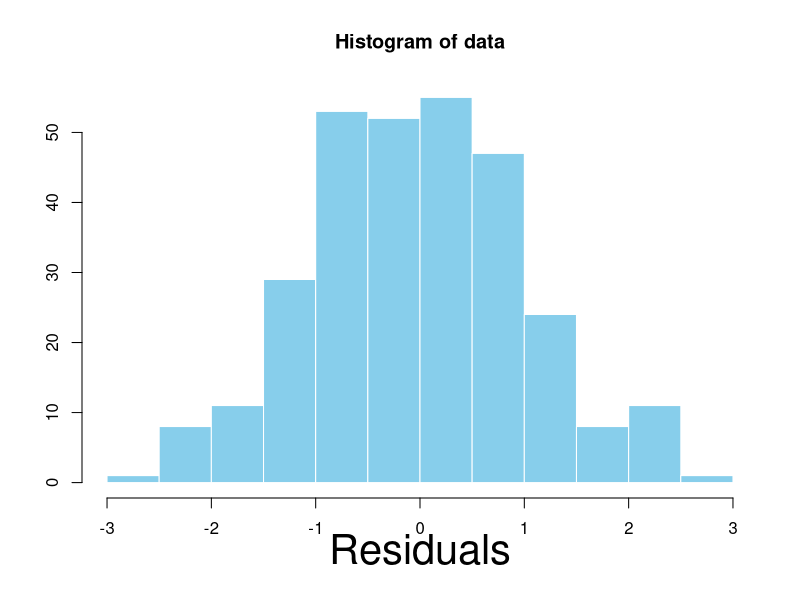
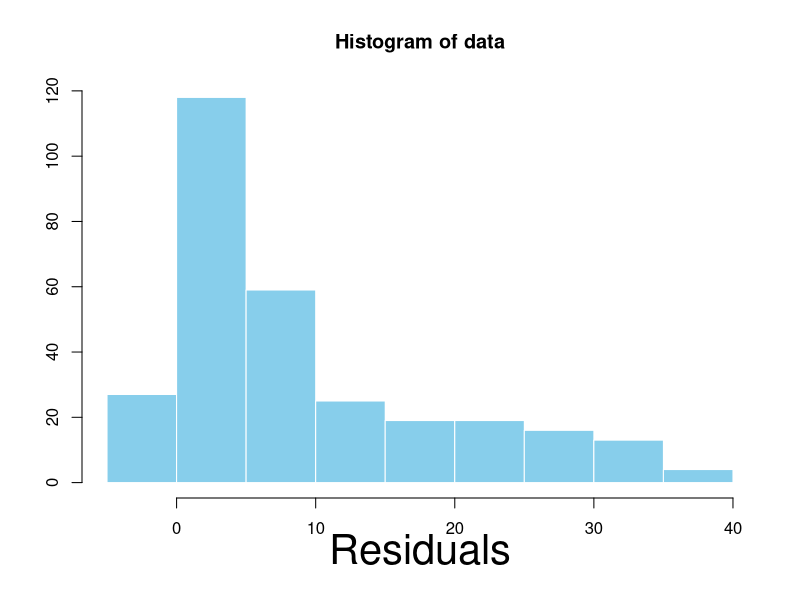
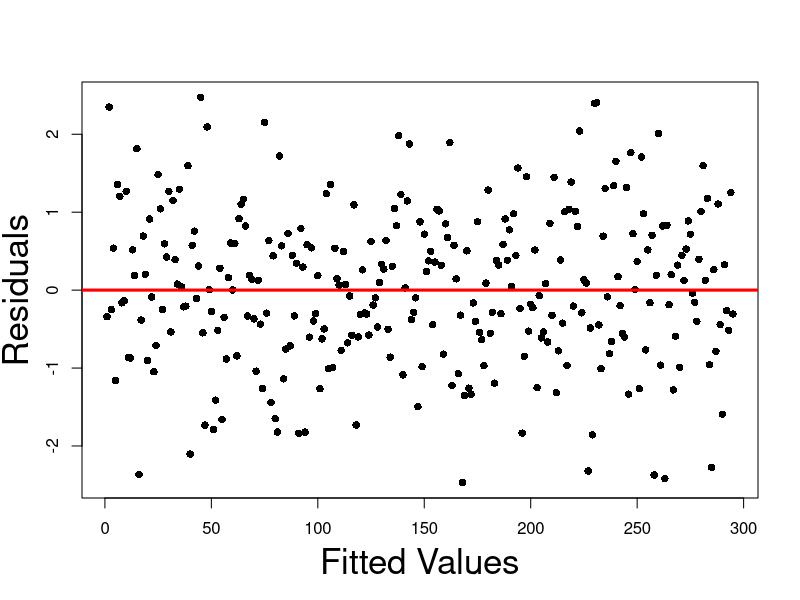
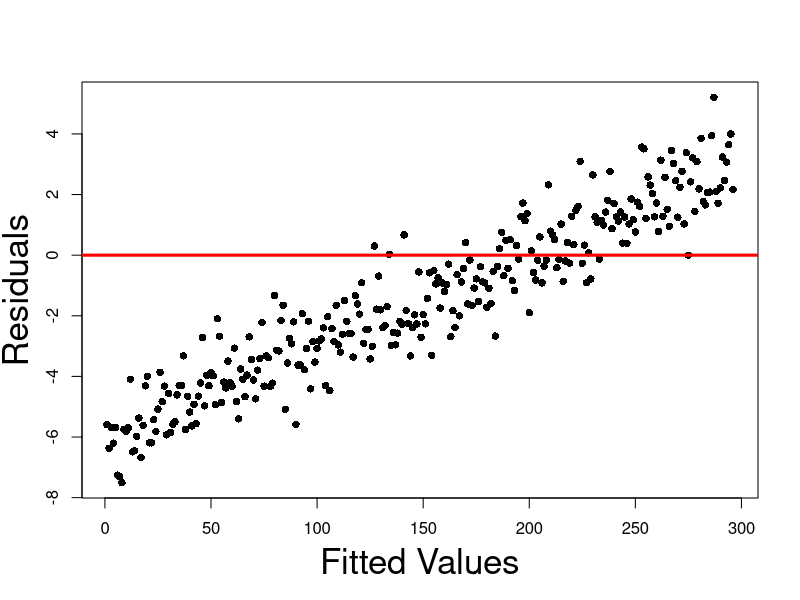
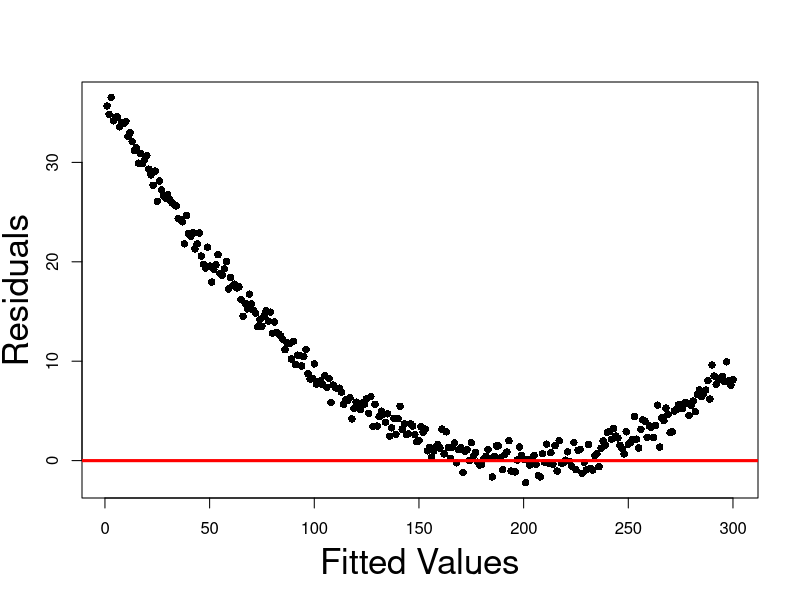
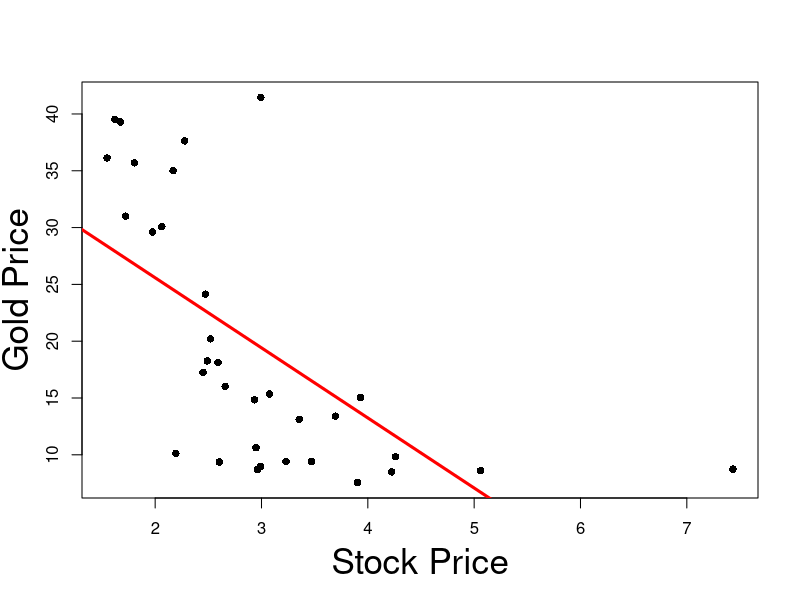
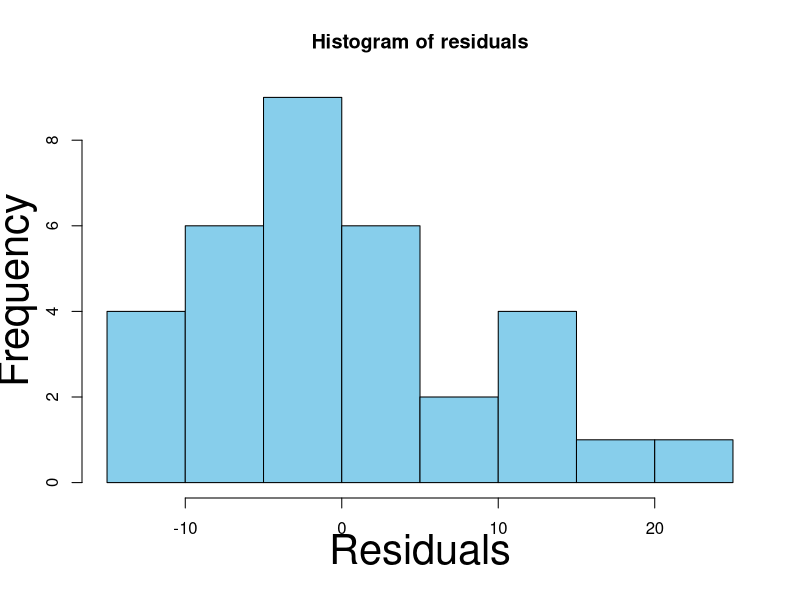
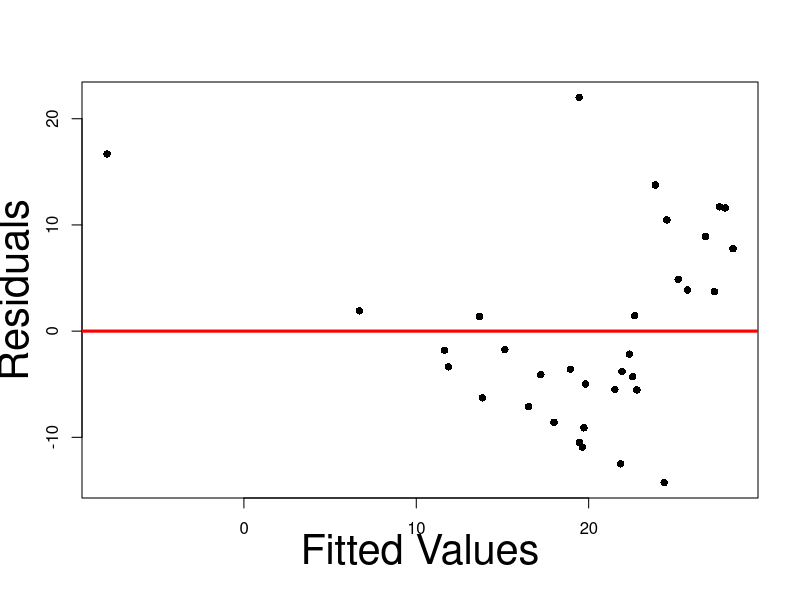

Write R code to recreate these figures, in order.
## ---- chunk 1
#| echo: false
#| fig-asp: 1

# Generate random N(0,1) vector
data <- rnorm(300)

# Plot histogram of transformed data
hist(data, 
     xlab = "", 
     ylab = "", 
     col = "skyblue", 
     border = "white")

# Increase label size
mtext("Residuals", side=1, line=2.5, cex=2.5)
## ---- chunk 2
#| echo: false
#| fig-asp: 1

# Generate random N(0,1) vector
data <- rnorm(300)

trend <- seq(-6, 3, length.out = length(data))

# Add quadratic trend
data <- data + trend ^ 2

# Plot histogram of transformed data
hist(data, 
     xlab = "", 
     ylab = "", 
     col = "skyblue", 
     border = "white")

# Increase label size
mtext("Residuals", side=1, line=2.5, cex=2.5)
## ---- chunk 3
#| echo: false
#| fig-asp: 1

# Generate random N(0,1) vector
data <- rnorm(300)

# Threshold at 2.5 standard deviation for 
# better plot

data <- data[abs(data) <= 2.5]

plot(data, 
    xlab = "", 
    ylab = "", 
    pch = 16)

mtext("Fitted Values", side=1, line=3, cex=2.1)
mtext("Residuals", side=2, line=2.5, cex=2.1)

abline(0, 0, col = "red", lwd = 3)
## ---- chunk 4
#| echo: false
#| fig-asp: 1

# Generate random N(0,1) vector
data <- rnorm(300)

# Threshold at 2.5 standard deviation for 
# better plot

data <- data[abs(data) <= 2.5]

trend <- seq(-6, 3, length.out = length(data))

# Add linear trend
data <- data + trend

plot(data, 
    xlab = "", 
    ylab = "", 
    pch = 16)

mtext("Fitted Values", side=1, line=3, cex=2.1)
mtext("Residuals", side=2, line=2.5, cex=2.1)

abline(0, 0, col = "red", lwd = 3)
## ---- chunk 5
#| echo: false
#| fig-asp: 1

# Generate random N(0,1) vector
data <- rnorm(300)

# Threshold at 2.5 standard deviation for 
# better plot

data <- data[abs(data) <= 2.5]

trend <- seq(-6, 3, length.out = length(data))

# Add quadratic trend
data <- data + trend ^ 2

plot(data, 
    xlab = "", 
    ylab = "", 
    pch = 16)

mtext("Fitted Values", side=1, line=3, cex=2.1)
mtext("Residuals", side=2, line=2.5, cex=2.1)

abline(0, 0, col = "red", lwd = 3)
## ---- chunk 6
#| echo: false
#| fig-asp: 1

# Read the data
prices <- read.table(file = "datasets/stock_gold.txt",
                   header = TRUE
                  )

stock.price <- prices$stock_price
gold.price <- prices$gold_price

# Fit regression model
model <- lm(gold.price ~ stock.price)

# Create the plot
plot(stock.price,
     gold.price, 
     xlab = "", 
     ylab= "",
     pch = 16)

# Add labels
mtext("Stock Price", side=1, line=3, cex=2.1)
mtext("Gold Price", side=2, line=2.5, cex=2.1)

# Plot regression line
abline(model, col = "red", lwd = 3)
## ---- chunk 7
#| echo: false
#| fig-asp: 1

# Read the data
prices <- read.table(file = "datasets/stock_gold.txt",
                   header = TRUE
                  )

stock.price <- prices$stock_price
gold.price <- prices$gold_price

# Fit regression model
model <- lm(gold.price ~ stock.price)

# Compute residuals
residuals <- model$resid

# Histogram of residuals
hist(residuals,
xlab = "",
ylab = "",
col = "skyblue")

# Increase label size
mtext("Residuals", side = 1, line = 2.5, cex = 2.5)
mtext("Frequency", side = 2, line = 2.5, cex = 2.5)
## ---- chunk 8
#| echo: false
#| fig-asp: 1

# Read the data
prices <- read.table(file = "datasets/stock_gold.txt",
                   header = TRUE
                  )

stock.price <- prices$stock_price
gold.price <- prices$gold_price

# Fit regression model
model <- lm(gold.price ~ stock.price)

# Compute residuals
residuals <- model$resid

# Compute fitted values
fitted <- model$fitted

# Plot the residual graph
plot(fitted, residuals,
     xlab = "", 
     ylab = "",
     pch = 16)

# Increase label size
mtext("Fitted Values", side = 1, line = 2.5, cex = 2.5)
mtext("Residuals", side = 2, line = 2.5, cex = 2.5)

# Add y = 0 line for reference
abline(0, 0, col = "red", lwd = 3)
## ---- chunk 9
#| echo: false
#| fig-asp: 1

# Read the data
prices <- read.table(file = "datasets/stock_gold.txt",
                   header = TRUE
                  )

stock.price <- prices$stock_price
gold.price <- prices$gold_price

# Fit regression model
model <- lm(gold.price ~ stock.price)

# Compute residuals
residuals <- model$resid

# Compute fitted values
fitted <- model$fitted

# Plot the residual graph
plot(fitted, residuals,
     xlab = "", 
     ylab = "",
     pch = 16)

# Increase label size
mtext("Fitted Values", side = 1, line = 2.5, cex = 2.5)
mtext("Residuals", side = 2, line = 2.5, cex = 2.5)

# Add y = 0 line for reference
abline(0, 0, col = "red", lwd = 3)
## ---- chunk 10
#| echo: false
#| fig-asp: 1

# Read the data
prices <- read.table(file = "datasets/stock_gold.txt",
                   header = TRUE
                  )

stock.price <- prices$stock_price
gold.price <- prices$gold_price

# Transform data via log(y)
log.gold.price <- log(gold.price)

# Fit linear model with log(y) data
log.model <- lm(log.gold.price ~ stock.price)

# Compute residuals for log model
log.residuals <- log.model$resid

# Compute fitted values for log model
log.fitted <- log.model$fitted

# Plot the residual graph
plot(log.fitted, log.residuals,
     xlab = "", 
     ylab = "",
     pch = 16)

# Increase label size
mtext("Fitted Values", side = 1, line = 2.5, cex = 2.5)
mtext("Residuals", side = 2, line = 2.5, cex = 2.5)

# Add y = 0 line for reference
abline(0, 0, col = "red", lwd = 3)
## ---- chunk 11
#| echo: false
#| fig-asp: 1

# Read the data
prices <- read.table(file = "datasets/stock_gold.txt",
                   header = TRUE
                  )

stock.price <- prices$stock_price
gold.price <- prices$gold_price

# Fit regression model
model <- lm(gold.price ~ stock.price)

# Compute residuals
residuals <- model$resid

# Compute fitted values
fitted <- model$fitted

# Histogram of residuals
hist(residuals,
xlab = "",
ylab = "",
col = "skyblue")

# Increase label size
mtext("Residuals", side = 1, line = 2.5, cex = 2.5)
mtext("Frequency", side = 2, line = 2.5, cex = 2.5)
## ---- chunk 12
#| echo: false
#| fig-asp: 1

# Read the data
prices <- read.table(file = "datasets/stock_gold.txt",
                   header = TRUE
                  )

stock.price <- prices$stock_price
gold.price <- prices$gold_price

# Transform data via log(y)
log.gold.price <- log(gold.price)

# Fit linear model with log(y) data
log.model <- lm(log.gold.price ~ stock.price)

# Compute residuals for log model
log.residuals <- log.model$resid

# Compute fitted values for log model
log.fitted <- log.model$fitted

# Histogram of residuals
hist(log.residuals,
xlab = "",
ylab = "",
col = "skyblue")

# Increase label size
mtext("Residuals", side = 1, line = 2.5, cex = 2.5)
mtext("Frequency", side = 2, line = 2.5, cex = 2.5)
